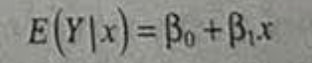
#> input picture dataset/1.png, 312 x 63 px
$ python -i image_processor.py   (imports and definitions only)
#> lines starting #> are read from the running program, lines starting #| are printed output that depends on the picture; after the words box and inside, x2 and y2 are one past the last pixel; in counts of white or black regions, pixels touching at a corner belong together
import cv2
import numpy as np

def preprocess_image(image_path):
    # Read image
#> called with image_path = 'dataset/1.png'
    img = cv2.imread(image_path)
#> img is the input picture: shape (63, 312, 3); mean B, G, R 133, 138.1, 137.3

    if img is None:
        raise ValueError("Image not found. Check the file path.")

    # Convert to grayscale
    gray = cv2.cvtColor(img, cv2.COLOR_BGR2GRAY)

    # Apply thresholding
    _, thresh = cv2.threshold(gray, 150, 255, cv2.THRESH_BINARY_INV)
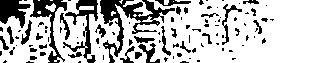
#> thresh: shape (63, 312); 74% white; 103 black regions (70 under 20 px), largest, box (x1, y1, x2, y2) and area: (100, 0, 175, 63) 1253, (63, 0, 98, 63) 618, (30, 0, 67, 63) 617

    # Noise removal
    kernel = np.ones((2, 2), np.uint8)
    processed = cv2.morphologyEx(thresh, cv2.MORPH_OPEN, kernel)
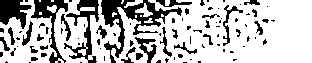
#> processed: shape (63, 312); 73% white; 92 black regions (61 under 20 px), largest, box (x1, y1, x2, y2) and area: (101, 0, 182, 63) 1364, (64, 0, 99, 63) 692, (31, 0, 68, 63) 648

    return processed

>>> result = preprocess_image('dataset/1.png')

$ run again, on dataset/10.png
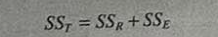
#> input picture dataset/10.png, 218 x 37 px
#> in preprocess_image, img is the input picture: shape (37, 218, 3); mean B, G, R 130.6, 135.9, 135.1
#> in preprocess_image, `_, thresh = cv2.threshold(gray, 150, 255, cv2.THRESH_BINARY_INV)`:
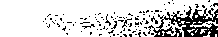
#> thresh: shape (37, 218); 82.4% white; black in thin lines or dots, all inside (x1, y1, x2, y2) = (43, 0, 218, 37)
#> in preprocess_image, `processed = cv2.morphologyEx(thresh, cv2.MORPH_OPEN, kernel)`:
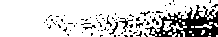
#> processed: shape (37, 218); 81.4% white; 80 black regions (73 under 20 px), largest, box (x1, y1, x2, y2) and area: (145, 5, 218, 37) 1044, (119, 18, 133, 32) 48, (109, 22, 118, 35) 33

$ run again, on dataset/12.png
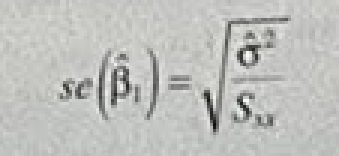
#> input picture dataset/12.png, 113 x 52 px (shown 3 times larger)
#> in preprocess_image, img is the input picture: shape (52, 113, 3); mean B, G, R 188.7, 191.8, 190.8
#> in preprocess_image, `_, thresh = cv2.threshold(gray, 150, 255, cv2.THRESH_BINARY_INV)`:
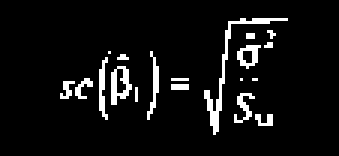
#> thresh: shape (52, 113) (shown 3 times larger); 6.5% white in thin lines or dots, all inside (x1, y1, x2, y2) = (20, 6, 96, 45)
#> in preprocess_image, `processed = cv2.morphologyEx(thresh, cv2.MORPH_OPEN, kernel)`:
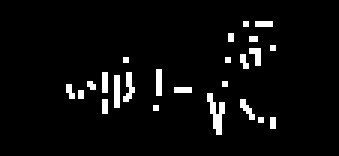
#> processed: shape (52, 113) (shown 3 times larger); 4.5% white in thin lines or dots, all inside (x1, y1, x2, y2) = (22, 7, 92, 45)
